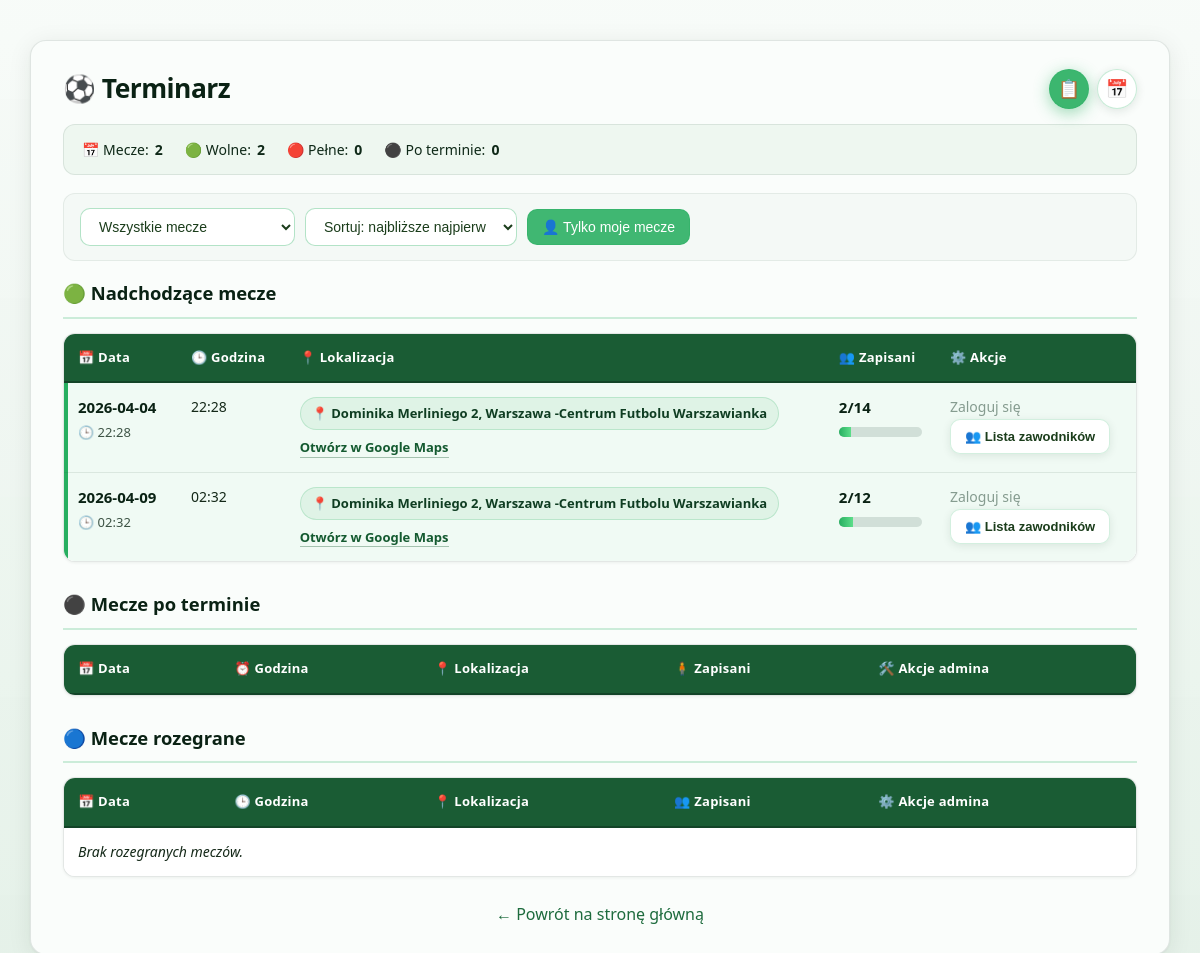
Page /terminarz on the committed database.
### tables this page shows
CREATE TABLE matches (
            id INTEGER PRIMARY KEY AUTOINCREMENT,
            match_date TEXT NOT NULL,
            match_time TEXT NOT NULL,
            location TEXT NOT NULL,
            max_slots INTEGER NOT NULL,
            signed_up INTEGER NOT NULL DEFAULT 0,
            played INTEGER NOT NULL DEFAULT 0
        );

### app.py (the view)
@app.route("/terminarz")
def terminarz():
    conn = get_db()
    matches = conn.execute("SELECT * FROM matches ORDER BY match_date ASC, match_time ASC").fetchall()
    signups = conn.execute("""
        SELECT ms.match_id, ms.paid, u.first_name, u.last_name, u.player_alias AS zawodnik
        FROM match_signups ms
        JOIN users u ON u.id = ms.user_id
        ORDER BY u.first_name ASC
    """).fetchall()
    conn.close()
    players_by_match = {}
    for s in signups:
        players_by_match.setdefault(s["match_id"], []).append(s)
    user_signed = {}
    if "user_id" in session:
        moj_zawodnik = session.get("zawodnik") or session.get("player_alias")
        for s in signups:
            if s["zawodnik"] == moj_zawodnik:
                user_signed[s["match_id"]] = True
    players_data = {}
    for m in matches:
        mid = m["id"]
        plist = []
        for p in players_by_match.get(mid, []):
            fn = (p["first_name"] or "").strip()
            ln = (p["last_name"] or "").strip()
            initials = ""
            if fn:
                initials += fn[0]
            if ln:
                initials += ln[0]
            plist.append(
                {
                    "name": f"{fn} {ln}".strip(),
                    "zawodnik": p["zawodnik"] or "",
                    "initials": initials,
                    "paid": p["paid"],
                }
            )
        players_data[mid] = {
            "date": m["match_date"],
            "time": m["match_time"],
            "location": m["location"],
            "max": m["max_slots"],
            "players": plist,
        }
    today = date.today()
    upcoming_matches = []
    after_date_not_confirmed = []
    played_confirmed = []
    for m in matches:
        m_date = date.fromisoformat(m["match_date"])
        if m["played"] == 1:
            played_confirmed.append(m)
        else:
            if m_date >= today:
                upcoming_matches.append(m)
            else:
                after_date_not_confirmed.append(m)
    return render_template(
        "terminarz.html",
        matches=matches,
        upcoming_matches=upcoming_matches,
        after_date_not_confirmed=after_date_not_confirmed,
        played_confirmed=played_confirmed,
        players_by_match=players_by_match,
        players_data=players_data,
        user_signed=user_signed,
    )

### db.py (called while the page is built)
def get_db():
    conn = sqlite3.connect("database.db")
    conn.row_factory = sqlite3.Row
    return conn

### templates/terminarz.html (shortened to what this page needs)
<!DOCTYPE html>
<html lang="pl">
<head>
</head>
<body>
<div class="container">
    <div class="header-row">
        <h1>⚽ Terminarz</h1>
        <div class="view-toggle">
            <button id="btn-list" class="icon-toggle active" title="Widok listy">📋</button>
            <button id="btn-calendar" class="icon-toggle" title="Widok kalendarza">📅</button>
        </div>
    </div>
    <div id="stats-bar" class="stats-bar">
        <div class="stats-item">📅 Mecze: <span id="stat-total" class="value">0</span></div>
        <div class="stats-item">🟢 Wolne: <span id="stat-free" class="value">0</span></div>
        <div class="stats-item">🔴 Pełne: <span id="stat-full" class="value">0</span></div>
        <div class="stats-item">⚫ Po terminie: <span id="stat-past" class="value">0</span></div>
    </div>
    <div class="controls">
        <select id="filter-select">
            <option value="all">Wszystkie mecze</option>
        </select>
        <select id="sort-select">
            <option value="asc">Sortuj: najbliższe najpierw</option>
        </select>
        <button id="filter-mine" class="btn-filter">👤 Tylko moje mecze</button>
    </div>
    <div id="list-view">
        <h2>🟢 Nadchodzące mecze</h2>
        <div class="table-scroll">
            <table>
                <thead>
                <tr>
                    <th>📅 Data</th>
                    <th>🕒 Godzina</th>
                    <th>📍 Lokalizacja</th>
                    <th>👥 Zapisani</th>
                    <th>⚙️ Akcje</th>
                </tr>
                </thead>
                <tbody id="list-tbody">
                {% for m in upcoming_matches %}
                {% set signed = m["signed_up"] %}
                {% set max_slots = m["max_slots"] %}
                {% set percent = (signed / max_slots) * 100 if max_slots > 0 else 0 %}
                {% if percent < 50 %}
                {% set row_class = "row-green" %}
                {% elif percent < 80 %}
                {% set row_class = "row-yellow" %}
                {% else %}
                {% set row_class = "row-red" %}
                {% endif %}
                <tr class="{{ row_class }} match-row"
                    data-id="{{ m['id'] }}"
                    data-date="{{ m['match_date'] }}"
                    data-time="{{ m['match_time'] }}"
                    data-signed="{{ signed }}"
                    data-max="{{ max_slots }}"
                    data-mine="{% if user_signed.get(m['id']) %}1{% else %}0{% endif %}">
                    <td>
                        <div class="cell-date-primary">{{ m["match_date"] }}</div>
                        <div class="cell-muted">🕒 {{ m["match_time"] }}</div>
                    </td>
                    <td>{{ m["match_time"] }}</td>
                    <td>
                        <span class="location-tag">📍 {{ m["location"] }}</span><br>
                        <a href="https://www.google.com/maps/search/?api=1&query={{ m['location'] | urlencode }}"
                           target="_blank"
                           class="maps-link">
                            Otwórz w Google Maps
                        </a>
                    </td>
                    <td>
                        <span class="slot-count">{{ signed }}/{{ max_slots }}</span>
                        <div class="progress-container">
                            <div class="progress-bar" style="--target-width: {{ percent }}%;"></div>
                        </div>
                    </td>
                    <td>
                        {% if session.user_id %}
                        {% if user_signed.get(m["id"]) %}
                        <a href="/terminarz/unsubscribe/{{ m['id'] }}" class="btn-modern btn-leave">
                            👤 Jednak nie wpadam
                        </a>
                        {% else %}
                        {% if signed < max_slots %}
                        <a href="/terminarz/signup/{{ m['id'] }}" class="btn-modern btn-join">
                            👤 Zapisz się
                        </a>
                        {% else %}
                        <span style="color:orange; font-weight:bold;">Brak miejsc</span>
                        {% endif %}
                        {% endif %}
                        {% else %}
                        <span style="color:rgba(27,61,43,0.5);">Zaloguj się</span>
                        {% endif %}
                        <br>
                        <button class="btn-modern btn-list-players" onclick="openPlayersPopup({{ m['id'] }})">
                            👥 Lista zawodników
                        </button>
                    </td>
                </tr>
                {% endfor %}
                </tbody>
            </table>
        </div>
        <h2>⚫ Mecze po terminie <small></small></h2>
        <div class="table-scroll table-scroll--no-max">
        <table>
            <thead>
            <tr>
                <th>📅 Data</th>
                <th>⏰ Godzina</th>
                <th>📍 Lokalizacja</th>
                <th>🧍 Zapisani</th>
                <th>🛠️ Akcje admina</th>
            </tr>
            </thead>
        </table>
        </div>
        <h2>🔵 Mecze rozegrane <small></small></h2>
        <div class="table-scroll table-scroll--no-max">
        <table>
            <thead>
            <tr>
                <th>📅 Data</th>
                <th>🕒 Godzina</th>
                <th>📍 Lokalizacja</th>
                <th>👥 Zapisani</th>
                <th>⚙️ Akcje admina</th>
            </tr>
            </thead>
            <tbody>
            {% for m in played_confirmed %}
            <tr class="row-red">
                <td>{{ m["match_date"] }}</td>
                <td>{{ m["match_time"] }}</td>
                <td>{{ m["location"] }}</td>
                <td>{{ m["signed_up"] }}/{{ m["max_slots"] }}</td>
                <td>
                    {% if session.is_admin == 1 %}
                    <form action="/admin/match/{{ m['id'] }}/unset_played" method="post" style="display:inline;">
                        <button type="submit" class="btn-modern btn-admin-unconfirm">
                            ↩ Cofnij rozegranie
                        </button>
                    </form>
                    {% else %}
                    <span style="color:rgba(27,61,43,0.5);">Rozegrany</span>
                    {% endif %}
                </td>
            </tr>
            {% else %}
            <tr><td colspan="5"><i>Brak rozegranych meczów.</i></td></tr>
            {% endfor %}
            </tbody>
        </table>
        </div>
    </div>
    <a href="/" class="back">← Powrót na stronę główną</a>
</div>
</body>
</html>

### rows in the picture
matches: match_date "2026-04-04", match_time "22:28", location "Dominika Merliniego 2, Warszawa -Centrum Futbolu Warszawianka", signed "2", max_slots "14", {{ percent }} 14.285714285714285 (drawn)
matches: match_date "2026-04-09", match_time "02:32", location "Dominika Merliniego 2, Warszawa -Centrum Futbolu Warszawianka", signed_up "2", max_slots "12", {{ percent }} 16.666666666666664 (drawn)
